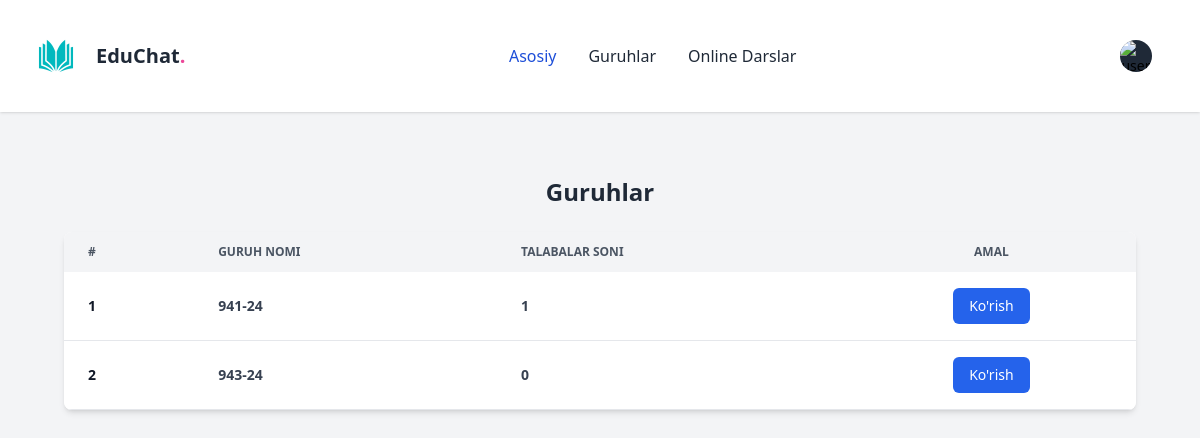
The app's page /groups/ with its own data.
### account/models/student_account.py (models this page shows, shortened)
class Group(models.Model):
    name = models.CharField(max_length=255, unique=True)
    class Meta:
        verbose_name = "Guruh"
        verbose_name_plural = "Guruhlar"

### account/views/teacher_group.py (the view)
# urls.py: path("groups/", group_list_view, name="group_list"),
def group_list_view(request):
    groups = Group.objects.all()
    group_data = []
    for group in groups:
        student_count = StudentProfile.objects.filter(group=group).count()
        group_data.append({
            "group": group,
            "student_count": student_count
        })
    return render(request, "account/group_list.html", {
        "group_data": group_data
    })

### account/templates/account/group_list.html (shortened to what this page needs)
{% load static %}
<!DOCTYPE html>
<html lang="en" x-data="{ sidebarOpen: false }">
<head>
    <link rel="stylesheet" href="https://cdnjs.cloudflare.com/ajax/libs/font-awesome/6.5.0/css/all.min.css">
    <script src="https://cdn.tailwindcss.com"></script>
</head>
<body class="bg-gray-100 font-sans">
<nav class="bg-white border-gray-200 shadow">
    <div class="max-w-screen-xl flex flex-wrap items-center justify-between mx-auto p-4">
        <a class="relative flex items-center inline-block h-5 h-full font-black leading-none">
            <img src="/static/images/logo_book.jpg" class="w-20 h-20">
            <span class="text-xl text-gray-800">EduChat<span class="text-pink-500">.</span></span>
        </a>
        <div class="flex items-center md:order-2 space-x-3 md:space-x-0 rtl:space-x-reverse">
            <button type="button"
                    class="flex text-sm bg-gray-800 rounded-full md:me-0 focus:ring-4 focus:ring-gray-300"
                    id="user-menu-button" aria-expanded="false" data-dropdown-toggle="user-dropdown"
                    data-dropdown-placement="bottom">
                <img class="w-8 h-8 rounded-full"
                     src="{% if request.user.avatar %}{{ request.user.avatar.url }}{% else %}/static/images/user_image.jpg{% endif %}"
                     alt="user photo">
            </button>
            <span class="block px-4 py-3 font-bold text-l text-gray-800">
                </span>
        </div>
        <div class="items-center justify-between hidden w-full md:flex md:w-auto md:order-1" id="navbar-user">
            <ul class="flex flex-col font-medium p-4 md:p-0 mt-4 border border-gray-100 rounded-lg bg-white md:space-x-8 rtl:space-x-reverse md:flex-row md:mt-0 md:border-0">
                <li>
                    <a href="{% url 'dashboard' %}"
                       class="block py-2 px-3 text-white bg-blue-700 rounded-sm md:bg-transparent md:text-blue-700 md:p-0"
                       aria-current="page">Asosiy</a>
                </li>
                <li>
                    <a href="{% url 'group_list' %}"
                       class="block py-2 px-3 text-gray-800 hover:bg-gray-100 md:hover:bg-transparent md:hover:text-blue-700 md:p-0">Guruhlar</a>
                </li>
                <li>
                    <a href="{% url 'subject:teacher_live_sessions' %}"
                       class="block py-2 px-3 text-gray-800 hover:bg-gray-100 md:hover:bg-transparent md:hover:text-blue-700 md:p-0">Online
                        Darslar</a>
                </li>
            </ul>
        </div>
    </div>
</nav>
<h1 class="text-2xl font-bold mb-6 text-center mt-16 text-gray-800">Guruhlar</h1>
<div class="relative overflow-x-auto shadow-md sm:rounded-lg mx-4 md:mx-16 bg-white">
    <table class="w-full text-sm text-left text-gray-700">
        <thead class="text-xs text-gray-600 uppercase bg-gray-100">
        <tr>
            <th scope="col" class="px-6 py-3">#</th>
            <th scope="col" class="px-6 py-3">Guruh nomi</th>
            <th scope="col" class="px-6 py-3">Talabalar soni</th>
            <th scope="col" class="px-6 py-3 text-center">Amal</th>
        </tr>
        </thead>
        <tbody>
        {% for group in group_data %}
        <tr class="bg-white border-b hover:bg-gray-50 transition">
            <td class="px-6 py-4 font-semibold text-gray-900">
                {{ forloop.counter }}
            </td>
            <td class="px-6 py-4 font-bold">
                {{ group.group.name }}
            </td>
            <td class="px-6 py-4 font-bold">
                {{ group.student_count }}
            </td>
            <td class="px-6 py-4 text-center">
                <a href="{% url 'group_students' group.group.id %}"
                   class="inline-block bg-blue-600 text-white text-sm font-medium px-4 py-2 rounded-md hover:bg-blue-700 focus:ring-2 focus:ring-blue-300 transition">
                    Ko'rish
                </a>
            </td>
        </tr>
        {% empty %}
        <tr>
            <td colspan="4" class="px-6 py-4 text-center text-gray-500">
                Hech qanday guruh mavjud emas.
            </td>
        </tr>
        {% endfor %}
        </tbody>
    </table>
</div>
</body>
</html>

### records on screen
Group: group.name "941-24", student_count "1"
Group: group.name "943-24", student_count "0"
